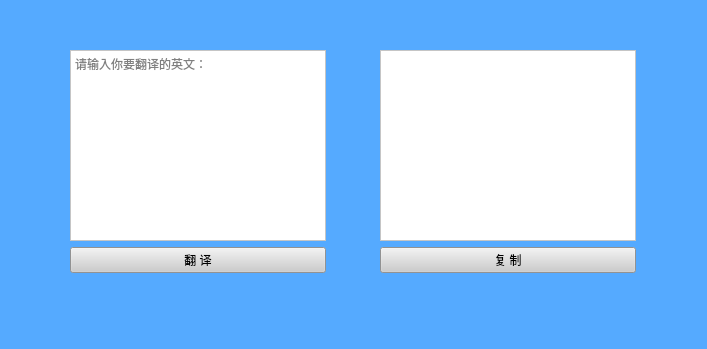
<?xml version="1.0" encoding="UTF-8"?>
<ui version="4.0">
 <class>MainWindow</class>
 <widget class="QMainWindow" name="MainWindow">
  <property name="geometry">
   <rect>
    <x>0</x>
    <y>0</y>
    <width>707</width>
    <height>349</height>
   </rect>
  </property>
  <property name="minimumSize">
   <size>
    <width>707</width>
    <height>349</height>
   </size>
  </property>
  <property name="maximumSize">
   <size>
    <width>707</width>
    <height>349</height>
   </size>
  </property>
  <property name="windowTitle">
   <string>英译汉小软件</string>
  </property>
  <property name="windowIcon">
   <iconset>
    <normaloff>tu/1.png</normaloff>tu/1.png</iconset>
  </property>
  <property name="styleSheet">
   <string notr="true">background-color: rgb(85, 170, 255);</string>
  </property>
  <widget class="QWidget" name="centralwidget">
   <widget class="QWidget" name="layoutWidget">
    <property name="geometry">
     <rect>
      <x>70</x>
      <y>50</y>
      <width>566</width>
      <height>223</height>
     </rect>
    </property>
    <layout class="QGridLayout" name="gridLayout">
     <item row="0" column="1">
      <spacer name="horizontalSpacer">
       <property name="orientation">
        <enum>Qt::Horizontal</enum>
       </property>
       <property name="sizeHint" stdset="0">
        <size>
         <width>40</width>
         <height>20</height>
        </size>
       </property>
      </spacer>
     </item>
     <item row="1" column="2">
      <widget class="QPushButton" name="pushButton_2">
       <property name="styleSheet">
        <string notr="true">background-color: rgb(204, 204, 204);</string>
       </property>
       <property name="text">
        <string>复 制</string>
       </property>
      </widget>
     </item>
     <item row="0" column="0">
      <widget class="QTextEdit" name="textEdit">
       <property name="tabletTracking">
        <bool>false</bool>
       </property>
       <property name="autoFillBackground">
        <bool>false</bool>
       </property>
       <property name="styleSheet">
        <string notr="true">background-color: rgb(255, 255, 255);</string>
       </property>
       <property name="readOnly">
        <bool>false</bool>
       </property>
       <property name="html">
        <string>&lt;!DOCTYPE HTML PUBLIC &quot;-//W3C//DTD HTML 4.0//EN&quot; &quot;http://www.w3.org/TR/REC-html40/strict.dtd&quot;&gt;
&lt;html&gt;&lt;head&gt;&lt;meta name=&quot;qrichtext&quot; content=&quot;1&quot; /&gt;&lt;style type=&quot;text/css&quot;&gt;
p, li { white-space: pre-wrap; }
&lt;/style&gt;&lt;/head&gt;&lt;body style=&quot; font-family:'SimSun'; font-size:9pt; font-weight:400; font-style:normal;&quot;&gt;
&lt;p style=&quot;-qt-paragraph-type:empty; margin-top:0px; margin-bottom:0px; margin-left:0px; margin-right:0px; -qt-block-indent:0; text-indent:0px;&quot;&gt;&lt;br /&gt;&lt;/p&gt;&lt;/body&gt;&lt;/html&gt;</string>
       </property>
       <property name="placeholderText">
        <string>请输入你要翻译的英文：</string>
       </property>
      </widget>
     </item>
     <item row="1" column="0">
      <widget class="QPushButton" name="pushButton">
       <property name="styleSheet">
        <string notr="true">background-color: rgb(204, 204, 204);</string>
       </property>
       <property name="text">
        <string>翻 译</string>
       </property>
      </widget>
     </item>
     <item row="0" column="2">
      <widget class="QTextEdit" name="textEdit_2">
       <property name="styleSheet">
        <string notr="true">background-color: rgb(255, 255, 255);</string>
       </property>
       <property name="html">
        <string>&lt;!DOCTYPE HTML PUBLIC &quot;-//W3C//DTD HTML 4.0//EN&quot; &quot;http://www.w3.org/TR/REC-html40/strict.dtd&quot;&gt;
&lt;html&gt;&lt;head&gt;&lt;meta name=&quot;qrichtext&quot; content=&quot;1&quot; /&gt;&lt;style type=&quot;text/css&quot;&gt;
p, li { white-space: pre-wrap; }
&lt;/style&gt;&lt;/head&gt;&lt;body style=&quot; font-family:'SimSun'; font-size:9pt; font-weight:400; font-style:normal;&quot;&gt;
&lt;p style=&quot;-qt-paragraph-type:empty; margin-top:0px; margin-bottom:0px; margin-left:0px; margin-right:0px; -qt-block-indent:0; text-indent:0px;&quot;&gt;&lt;br /&gt;&lt;/p&gt;&lt;/body&gt;&lt;/html&gt;</string>
       </property>
      </widget>
     </item>
    </layout>
   </widget>
  </widget>
  <widget class="QMenuBar" name="menubar">
   <property name="geometry">
    <rect>
     <x>0</x>
     <y>0</y>
     <width>707</width>
     <height>22</height>
    </rect>
   </property>
  </widget>
  <widget class="QStatusBar" name="statusbar"/>
 </widget>
 <resources/>
 <connections/>
</ui>
